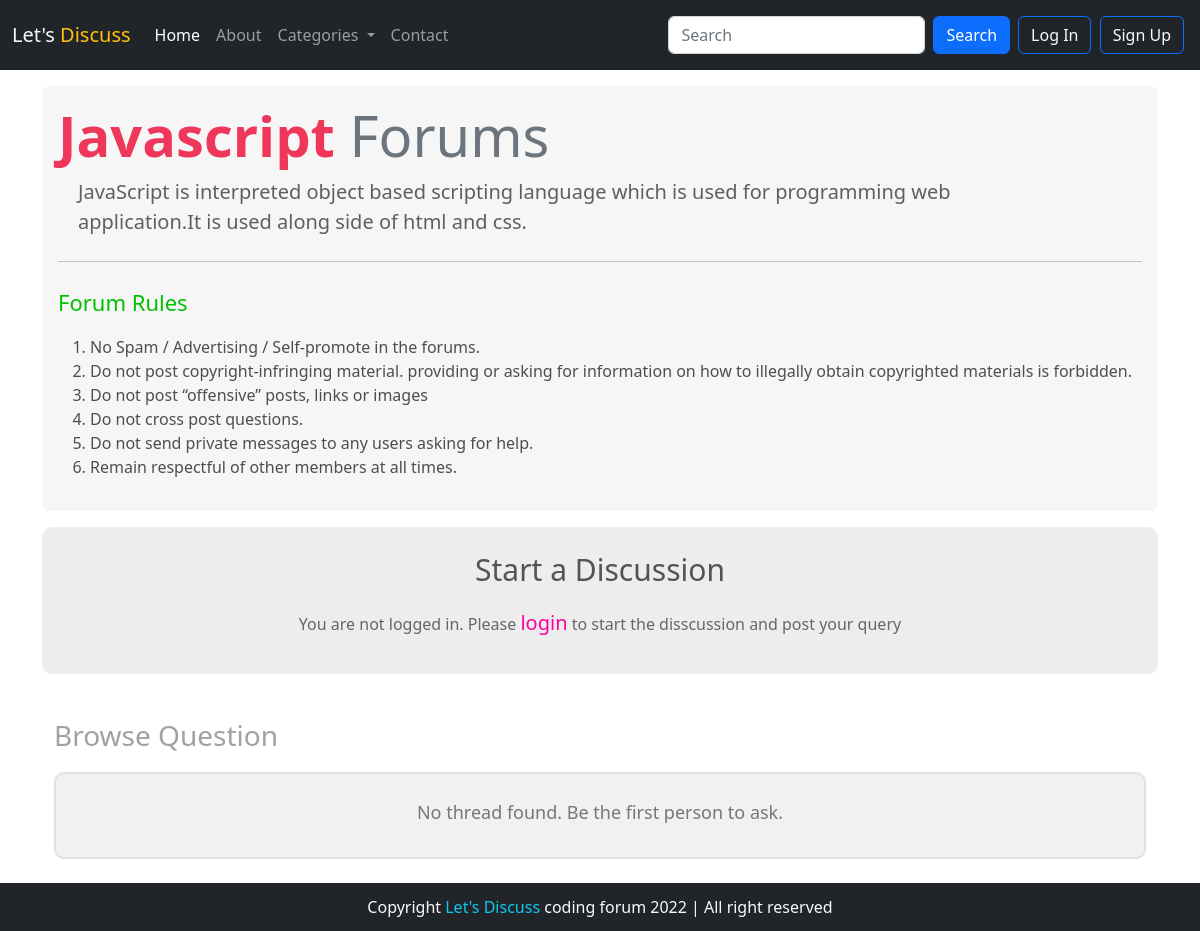
The app's page /threadlist.php?catid=2 with its own data.
### tables this page shows
CREATE TABLE `categories` (
  `category_id` int(8) NOT NULL,
  `category_name` varchar(255) NOT NULL,
  `category_description` text NOT NULL,
  `category_time` datetime NOT NULL DEFAULT current_timestamp()
);

### threadlist.php (the view, shortened to what this page needs)
<!DOCTYPE html>
<html lang="en">
<head>
    <link rel="stylesheet" href="https://cdn.jsdelivr.net/npm/bootstrap@5.2.0-beta1/dist/css/bootstrap.min.css">
    <link rel="stylesheet" href="./css/threadlist.css">
</head>
<body>
<?php
    include './partials/_dbconnect.php';
    include './partials/_header.php';
?>
    <div class="container main-con">
        <?php
    $id = $_GET['catid'];
    $sql = "SELECT * FROM `categories` WHERE `category_id` = $id";
    $result = mysqli_query($conn,$sql);
    while($row = mysqli_fetch_assoc($result)){
        $catname = $row['category_name'];
        $catdesc = $row['category_description'];
    }
?>
        <div class="jumbotron mt-3 p-3 rounded-3">
            <h1 class="display-4 text-muted text-capitalize"><span class="forumName">
                    <?php
         echo "$catname";
        ?>
                </span> Forums</h1>
            <p class="lead catdesc">
                <?php
         echo "$catdesc";
        ?>
            </p>
            <hr class="my-4">
            <p class="rules-heading">Forum Rules</p>
            <ol class="rules">
                <li>
                    No Spam / Advertising / Self-promote in the forums.
                </li>
                <li>
                    Do not post copyright-infringing material.
                    providing or asking for information on how to illegally obtain copyrighted materials is forbidden.
                </li>
                <li>
                    Do not post “offensive” posts, links or images
                </li>
                <li>
                    Do not cross post questions.
                </li>
                <li>
                    Do not send private messages to any users asking for help.
                </li>
                <li>
                    Remain respectful of other members at all times.
                </li>
            </ol>
        </div>
        <div class="container my-3 discussionform">
            <p class="disformheading text-center">Start a Discussion</p>
            <?php
                if(isset($_SESSION['loggedin']) && $_SESSION['loggedin'] == true){
                    echo '<form action=" '.$_SERVER['REQUEST_URI'] . '" method="post">
                    <div class="mb-3">
                        <label for="problemtitle" class="form-label">Problem Title</label>
                        <input type="text" class="form-control" id="problemtitle" name="title"
                            placeholder="what do you want to ask ?">
                    </div>
                    <div class="mb-3">
                        <label for="exampleFormControlTextarea1" class="form-label">Problem Description</label>
                        <textarea class="form-control" name="desc" id="exampleFormControlTextarea1" rows="3"
                            placeholder="Describe your problem in detail."></textarea>
                    </div>
                    <button type="submit" class="btn btn-success">Ask Question</button>
                </form>';
                }else{
                    echo '<div class="loginmessage text-center">
                        <p>You are not logged in. Please <span id="loginmodalopen">login</span> to start the disscussion and post your query</p>
                    </div>';
                }
            ?>
        </div>
        <div class="container my-4">
            <p class="quesheading mb-3">Browse Question</p>
            <?php
            $cat_id = $_GET['catid'];
            $sqlques = "SELECT * FROM `threads` WHERE `thread_cat_id` = $cat_id ORDER BY `thread_id` DESC";
            $result = mysqli_query($conn,$sqlques);
            $numRow = mysqli_num_rows($result);
            if($numRow > 0){
                while($rowdata = mysqli_fetch_assoc($result)){
                    $threadID = $rowdata['thread_id'];
                    $threadSub = $rowdata['thread_subject'];
                    $threadDesc = $rowdata['thread_description'];
                    $threadSub = str_replace("<br>","\n",$threadSub);
                    $threadDesc = str_replace("<br>","\n",$threadDesc);
                    $threadtime = $rowdata['thread_time'];
                    $userid = $rowdata['thread_user_id'];
                    $usersql = "SELECT * FROM `users` WHERE `user_id` = '$userid'";
                    $userres = mysqli_query($conn,$usersql);
                    while($userdata = mysqli_fetch_assoc($userres)){
                    echo '
                    <div class="media d-flex align-items-center  my-3">
                    <img class="mr-3" src="images/user_default_img.png" alt="Generic placeholder image">
                    <div class="media-body">
                    <h5 class="mt-0"><a class="threadhead" href="thread.php?thread_id='.$threadID.'">'.$threadSub.'</a></h5>
                    <p class="threadDesc">'.substr($threadDesc,0,200).'....<a class="readmore" href="thread.php?thread_id='.$threadID.'">readmore</a>
                      </p>
                      <p class="time">Asked by <span class="name">'.$userdata['username'].'</span> on : '.date("l jS \of F Y - h:i:s A",strtotime($threadtime)).'</p>
                    </div>
                </div>';
                    }
                }
            }else{
                echo '<div class="container no-message">
                         <p>No thread found. Be the first person to ask.</p>
                      </div>';
            }
        ?>
        </div>
    </div>
    <?php
    include './partials/_footer.php';
?>
</body>
</html>

### css/threadlist.css (style rules this page uses)
.main-con { min-height: 85vh; }
.jumbotron { background: rgba(222, 222, 222, 0.274); }
.forumName { color: rgb(239, 54, 91); font-weight: 600; }
.rules { font-size: 16px; font-weight: 200; color: rgb(78, 78, 78); }
.rules-heading { color: rgb(0, 192, 0); font-weight: 400; font-size: 22px; }
.catdesc { margin-left: 20px; width: 90%; color: rgb(95, 95, 95); font-weight: 350; }
.no-message { background-color: rgb(241, 241, 241); display: flex; justify-content: center; align-items: center; margin-top: 10px; padding: 15px; border-radius: 10px; border: 2px solid rgb(225, 225, 225); }
.no-message p { margin-top: 10px; color: rgb(118, 118, 118); font-size: 18px; font-weight: 350; }
.quesheading { font-weight: 400; font-size: 28px; color: rgba(128, 128, 128, 0.742); margin-top: 40px; }
.discussionform { background-color: rgba(211, 211, 211, 0.416); padding: 20px; border-radius: 10px; color: rgb(130, 130, 130); }
.disformheading { font-weight: 300; font-size: 30px; color: rgb(83, 83, 83); }
.loginmessage p { color: #666; }
.loginmessage span { cursor: pointer; color: rgb(255, 0, 157); font-size: 20px; }

### records on screen
categories: category_name "Javascript", category_description "JavaScript is interpreted object based scripting language which is used for programming web application.It is used along side of html and css."
